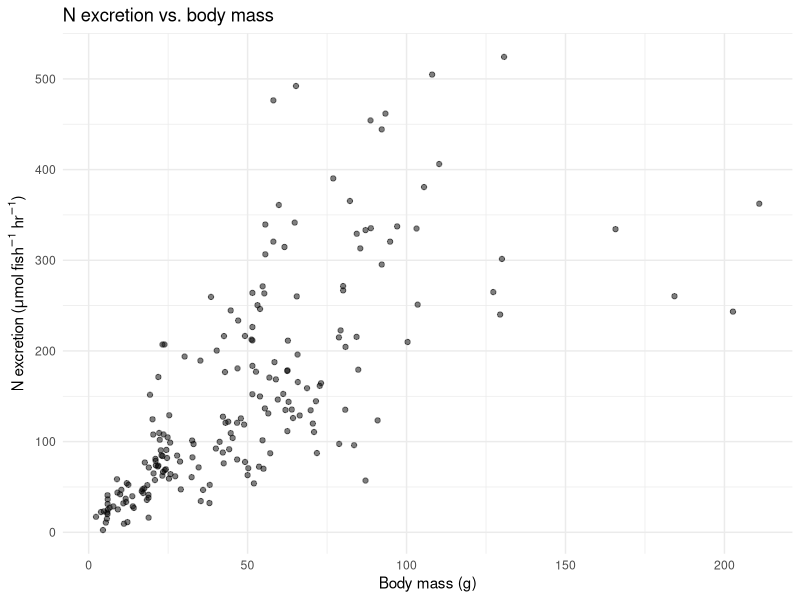
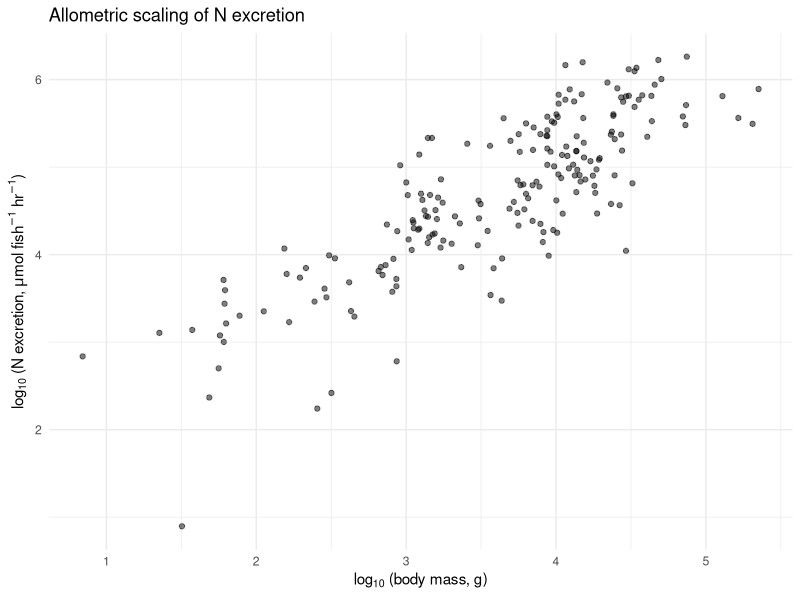
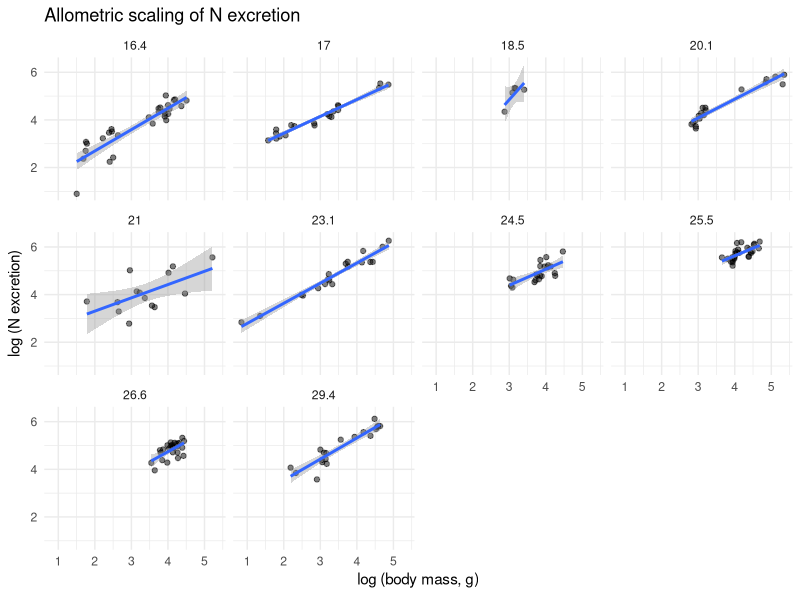
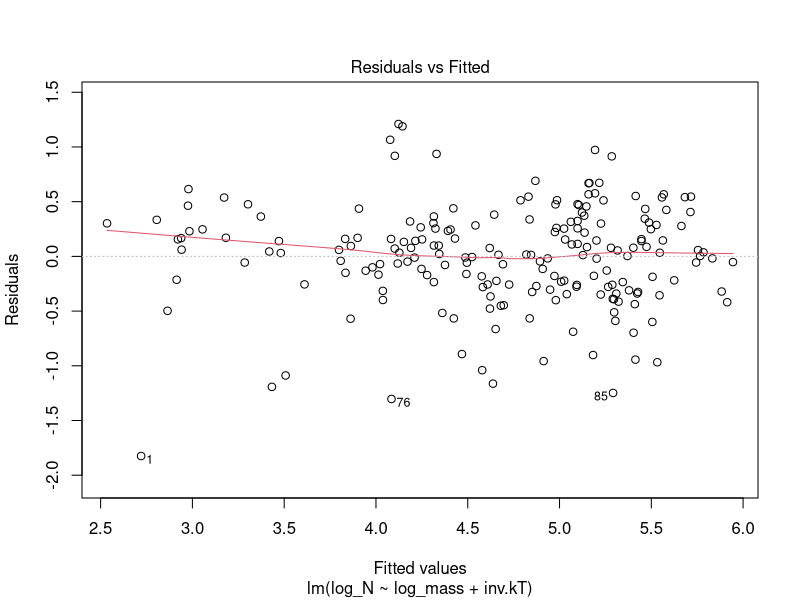

Write the R code that produced these figures, in order.
## ---- chunk 1
#| label: setup
#| include: false
library(tidyverse)
library(broom)
## ---- chunk 2
# Note we skip the first 8 lines because they are 'metadata',
# which is 'data about data` or information about the variables.

fish <- read.csv("data/fish_nutrient_excretion.csv", skip=8)
glimpse(fish)
## ---- chunk 3
summary(fish)
## ---- chunk 4
boltzmann_k <- 8.617333262e-5
## ---- chunk 5
## Add log-transformed columns to the data
fish <- fish %>% #start with our fish data set, and
  mutate(log_mass = log(mass_g), # create ln(mass)
         log_N = log(N_u.h), # ln(N excretion)
         log_P = log(P_u.h), # ln(P excretion)
         temp_K = 273.15 + temp_C, # degrees Kelvin
         inv.kT = 1/(boltzmann_k * temp_K) # inverse scaled Kelvin
  )
         
## ---- chunk 6
#| label: fig-raw-N
#| fig-cap: "Nitrogen excretion rate vs. body mass on arithmetic (raw) axes."
ggplot(fish, aes(x = mass_g, y = N_u.h)) +
  geom_point(alpha = 0.5) +
  labs(x = "Body mass (g)",
       y = expression(paste("N excretion (", mu, "mol ", fish^{-1}, " ", hr^{-1}, ")")),
       title = "N excretion vs. body mass") +
  theme_minimal()
## ---- chunk 7
#| label: fig-log-N
#| fig-cap: "Log nitrogen excretion rate vs. log body mass. If the allometric model holds, this should be approximately linear."
ggplot(fish, aes(x = log(mass_g), y = log(N_u.h))) +
  geom_point(alpha = 0.5) +
  labs(x = expression(log[10]~"(body mass, g)"),
       y = expression(log[10]~"(N excretion, " * mu * "mol " * fish^{-1} * " " * hr^{-1} * ")"),
       title = "Allometric scaling of N excretion") +
  theme_minimal()
## ---- chunk 8
#| label: fig-regression-N1
#| fig-cap: "Linear regression of log N excretion on log body mass, for each temperature."
ggplot(fish, aes(x = log_mass, y = log_N)) +
  geom_point(alpha = 0.5) +
  geom_smooth(method = "lm", se = TRUE) +
  facet_wrap(~temp_C) + 
  labs(x = expression(log~"(body mass, g)"),
       y = expression(log~"(N excretion)"),
       title = "Allometric scaling of N excretion") +
  theme_minimal()
## ---- chunk 9
## Fit the regression
m_N_all <- lm(log_N ~ log_mass + inv.kT, data = fish)
## ---- chunk 10
plot(m_N_all, which=1)
## ---- chunk 11
## View the results
# ignore the intercept
confint(m_N_all)
